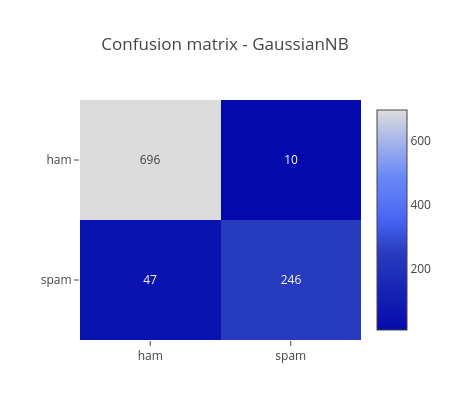
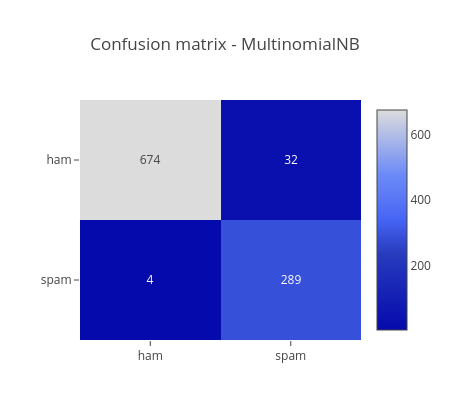

Notebook source saved alongside these figures, in order:
### Markdown cell above
Confusion matrices show exactly where each model makes its mistakes.

### Code cell
for name, pred in [("GaussianNB", gnb_pred), ("MultinomialNB", mnb_pred)]:
    cm = confusion_matrix(y_test, pred)
    fig = px.imshow(cm, text_auto=True, x=["ham", "spam"], y=["ham", "spam"],
                    color_continuous_scale="Blues", title=f"Confusion matrix - {name}",
                    labels=dict(x="Predicted", y="Actual", color="emails"))
    fig.update_layout(width=450, height=420)
    fig.show()

### Figure 1 — Plotly figure (JSON) as saved in the notebook; plotly's stock layout.template omitted (floating-point values rounded to 4 significant figures)
{"data": [{"colorscale": "Blues", "texttemplate": "%{z}", "type": "heatmap", "x": ["ham", "spam"], "y": ["ham", "spam"], "z": [[696, 10], [47, 246]]}], "layout": {"height": 420, "title": {"text": "Confusion matrix - GaussianNB"}, "width": 450, "yaxis": {"autorange": "reversed"}}}

### Figure 2 — Plotly figure (JSON) as saved in the notebook; plotly's stock layout.template omitted (floating-point values rounded to 4 significant figures)
{"data": [{"colorscale": "Blues", "texttemplate": "%{z}", "type": "heatmap", "x": ["ham", "spam"], "y": ["ham", "spam"], "z": [[674, 32], [4, 289]]}], "layout": {"height": 420, "title": {"text": "Confusion matrix - MultinomialNB"}, "width": 450, "yaxis": {"autorange": "reversed"}}}
